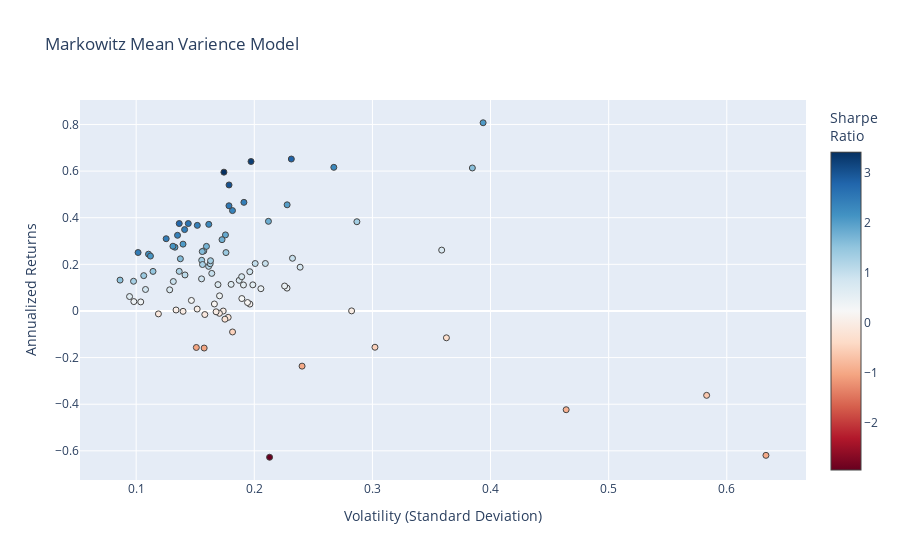

The cell this chart's notebook holds for it:
### Code cell
hover_texts = [
    f"{ticker} <br>Volatility: {vol:.2f} <br>Returns: {ret:.2%} <br>Sharpe Ratio: {sr:.2f}"
    for ticker, vol, ret, sr in zip(names, volatility, annualized_returns, sharpe_ratios)
]

fig = go.Figure(data=go.Scatter(
    x=volatility, 
    y=annualized_returns, 
    mode='markers',
    hoverinfo='text',
    hovertext=hover_texts,
    marker=dict(color=sharpe_ratios, colorscale = 'RdBu', size=6, line=dict(width=1), colorbar=dict(title="Sharpe<br>Ratio")
    )
))

fig.update_layout(
    title='Markowitz Mean Varience Model',
    xaxis_title='Volatility (Standard Deviation)',
    yaxis_title='Annualized Returns',
)

fig.show()

### Figure 1 — Plotly figure (JSON) as saved in the notebook; plotly's stock layout.template omitted (floating-point values rounded to 4 significant figures)
{"data": [{"hoverinfo": "text", "hovertext": ["RDY_Close <br>Volatility: 0.30 <br>Returns: -15.56% <br>Sharpe Ratio: -0.52", "SYY_Close <br>Volatility: 0.16 <br>Returns: 19.12% <br>Sharpe Ratio: 1.19", "RMD_Close <br>Volatility: 0.20 <br>Returns: 20.34% <br>Sharpe Ratio: 1.01", "GE_Close <br>Volatility: 0.21 <br>Returns: -62.75% <br>Sharpe Ratio: -2.95", "XOM_Close <br>Volatility: 0.10 <br>Returns: 3.88% <br>Sharpe Ratio: 0.37", "BAC_Close <br>Volatility: 0.21 <br>Returns: 20.36% <br>Sharpe Ratio: 0.97", "SAP_Close <br>Volatility: 0.14 <br>Returns: 22.38% <br>Sharpe Ratio: 1.63", "F_Close <br>Volatility: 0.17 <br>Returns: 3.00% <br>Sharpe Ratio: 0.18", "ISRG_Close <br>Volatility: 0.19 <br>Returns: 46.59% <br>Sharpe Ratio: 2.44", "ETN_Close <br>Volatility: 0.16 <br>Returns: 13.76% <br>Sharpe Ratio: 0.89", "PG_Close <br>Volatility: 0.10 <br>Returns: 4.02% <br>Sharpe Ratio: 0.41", "EMR_Close <br>Volatility: 0.16 <br>Returns: 20.27% <br>Sharpe Ratio: 1.25", "UA_Close <br>Volatility: 0.46 <br>Returns: -42.37% <br>Sharpe Ratio: -0.91", "K_Close <br>Volatility: 0.18 <br>Returns: -9.01% <br>Sharpe Ratio: -0.50", "PM_Close <br>Volatility: 0.14 <br>Returns: -0.16% <br>Sharpe Ratio: -0.01", "WMT_Close <br>Volatility: 0.18 <br>Returns: 43.06% <br>Sharpe Ratio: 2.37", "TMO_Close <br>Volatility: 0.16 <br>Returns: 21.55% <br>Sharpe Ratio: 1.32", "GIS_Close <br>Volatility: 0.17 <br>Returns: -0.03% <br>Sharpe Ratio: -0.00", "AAPL_Close <br>Volatility: 0.18 <br>Returns: 25.04% <br>Sharpe Ratio: 1.42", "CAT_Close <br>Volatility: 0.20 <br>Returns: 64.11% <br>Sharpe Ratio: 3.25", "INTC_Close <br>Volatility: 0.18 <br>Returns: 32.63% <br>Sharpe Ratio: 1.86", "ABBV_Close <br>Volatility: 0.18 <br>Returns: 54.05% <br>Sharpe Ratio: 3.03", "MA_Close <br>Volatility: 0.14 <br>Returns: 37.50% <br>Sharpe Ratio: 2.60", "GILD_Close <br>Volatility: 0.19 <br>Returns: 5.32% <br>Sharpe Ratio: 0.28", "VZ_Close <br>Volatility: 0.17 <br>Returns: 11.30% <br>Sharpe Ratio: 0.67", "AMD_Close <br>Volatility: 0.58 <br>Returns: -36.20% <br>Sharpe Ratio: -0.62", "AEP_Close <br>Volatility: 0.11 <br>Returns: 15.15% <br>Sharpe Ratio: 1.42", "MSFT_Close <br>Volatility: 0.15 <br>Returns: 36.72% <br>Sharpe Ratio: 2.42", "MO_Close <br>Volatility: 0.18 <br>Returns: -2.75% <br>Sharpe Ratio: -0.15", "SO_Close <br>Volatility: 0.12 <br>Returns: -1.26% <br>Sharpe Ratio: -0.11", "MCD_Close <br>Volatility: 0.14 <br>Returns: 37.50% <br>Sharpe Ratio: 2.75", "V_Close <br>Volatility: 0.13 <br>Returns: 30.98% <br>Sharpe Ratio: 2.47", "UNH_Close <br>Volatility: 0.14 <br>Returns: 34.90% <br>Sharpe Ratio: 2.48", "PFE_Close <br>Volatility: 0.11 <br>Returns: 9.22% <br>Sharpe Ratio: 0.85", "SNAP_Close <br>Volatility: 0.63 <br>Returns: -61.94% <br>Sharpe Ratio: -0.98", "KR_Close <br>Volatility: 0.36 <br>Returns: -11.51% <br>Sharpe Ratio: -0.32", "ORCL_Close <br>Volatility: 0.19 <br>Returns: 13.13% <br>Sharpe Ratio: 0.70", "MDT_Close <br>Volatility: 0.15 <br>Returns: 0.82% <br>Sharpe Ratio: 0.05", "SYK_Close <br>Volatility: 0.16 <br>Returns: 21.73% <br>Sharpe Ratio: 1.40", "ABT_Close <br>Volatility: 0.14 <br>Returns: 28.67% <br>Sharpe Ratio: 2.05", "KO_Close <br>Volatility: 0.09 <br>Returns: 13.24% <br>Sharpe Ratio: 1.53", "VRTX_Close <br>Volatility: 0.38 <br>Returns: 61.33% <br>Sharpe Ratio: 1.59", "TSLA_Close <br>Volatility: 0.36 <br>Returns: 26.10% <br>Sharpe Ratio: 0.73", "PEP_Close <br>Volatility: 0.10 <br>Returns: 12.73% <br>Sharpe Ratio: 1.30", "BIIB_Close <br>Volatility: 0.23 <br>Returns: 9.80% <br>Sharpe Ratio: 0.43", "NKE_Close <br>Volatility: 0.23 <br>Returns: 10.70% <br>Sharpe Ratio: 0.47", "BSX_Close <br>Volatility: 0.17 <br>Returns: -1.01% <br>Sharpe Ratio: -0.06", "BA_Close <br>Volatility: 0.17 <br>Returns: 59.54% <br>Sharpe Ratio: 3.42", "GOOGL_Close <br>Volatility: 0.16 <br>Returns: 25.77% <br>Sharpe Ratio: 1.64", "RTX_Close <br>Volatility: 0.14 <br>Returns: 16.98% <br>Sharpe Ratio: 1.24", "COST_Close <br>Volatility: 0.20 <br>Returns: 11.21% <br>Sharpe Ratio: 0.56", "LMT_Close <br>Volatility: 0.11 <br>Returns: 24.36% <br>Sharpe Ratio: 2.21", "NEE_Close <br>Volatility: 0.11 <br>Returns: 23.55% <br>Sharpe Ratio: 2.10", "TXN_Close <br>Volatility: 0.16 <br>Returns: 37.14% <br>Sharpe Ratio: 2.30", "CRM_Close <br>Volatility: 0.16 <br>Returns: 25.48% <br>Sharpe Ratio: 1.63", "DIS_Close <br>Volatility: 0.16 <br>Returns: -1.54% <br>Sharpe Ratio: -0.10", "HON_Close <br>Volatility: 0.10 <br>Returns: 25.07% <br>Sharpe Ratio: 2.47", "PYPL_Close <br>Volatility: 0.23 <br>Returns: 65.17% <br>Sharpe Ratio: 2.82", "JPM_Close <br>Volatility: 0.16 <br>Returns: 19.92% <br>Sharpe Ratio: 1.28", "NFLX_Close <br>Volatility: 0.29 <br>Returns: 38.28% <br>Sharpe Ratio: 1.33", "CVX_Close <br>Volatility: 0.14 <br>Returns: 15.44% <br>Sharpe Ratio: 1.09", "EXC_Close <br>Volatility: 0.13 <br>Returns: 12.63% <br>Sharpe Ratio: 0.96", "MS_Close <br>Volatility: 0.20 <br>Returns: 16.83% <br>Sharpe Ratio: 0.86", "NVDA_Close <br>Volatility: 0.39 <br>Returns: 80.73% <br>Sharpe Ratio: 2.05", "JNJ_Close <br>Volatility: 0.11 <br>Returns: 16.97% <br>Sharpe Ratio: 1.49", "REGN_Close <br>Volatility: 0.28 <br>Returns: 0.03% <br>Sharpe Ratio: 0.00", "BTI_Close <br>Volatility: 0.19 <br>Returns: 11.15% <br>Sharpe Ratio: 0.58", "AMGN_Close <br>Volatility: 0.17 <br>Returns: -0.36% <br>Sharpe Ratio: -0.02", "META_Close <br>Volatility: 0.17 <br>Returns: 30.58% <br>Sharpe Ratio: 1.77", "GOOG_Close <br>Volatility: 0.16 <br>Returns: 27.71% <br>Sharpe Ratio: 1.74", "EW_Close <br>Volatility: 0.23 <br>Returns: 22.60% <br>Sharpe Ratio: 0.97", "SRE_Close <br>Volatility: 0.13 <br>Returns: 0.42% <br>Sharpe Ratio: 0.03", "LLY_Close <br>Volatility: 0.15 <br>Returns: 4.51% <br>Sharpe Ratio: 0.31", "AMZN_Close <br>Volatility: 0.21 <br>Returns: 38.44% <br>Sharpe Ratio: 1.81", "IBM_Close <br>Volatility: 0.16 <br>Returns: -15.90% <br>Sharpe Ratio: -1.01", "MRK_Close <br>Volatility: 0.15 <br>Returns: -15.66% <br>Sharpe Ratio: -1.04", "BABA_Close <br>Volatility: 0.27 <br>Returns: 61.61% <br>Sharpe Ratio: 2.30", "CMCSA_Close <br>Volatility: 0.21 <br>Returns: 9.55% <br>Sharpe Ratio: 0.46", "DUK_Close <br>Volatility: 0.09 <br>Returns: 6.18% <br>Sharpe Ratio: 0.66", "HD_Close <br>Volatility: 0.14 <br>Returns: 32.45% <br>Sharpe Ratio: 2.40", "ACN_Close <br>Volatility: 0.13 <br>Returns: 27.35% <br>Sharpe Ratio: 2.06", "MMM_Close <br>Volatility: 0.13 <br>Returns: 27.77% <br>Sharpe Ratio: 2.12", "DHR_Close <br>Volatility: 0.13 <br>Returns: 9.07% <br>Sharpe Ratio: 0.71", "CPB_Close <br>Volatility: 0.24 <br>Returns: -23.67% <br>Sharpe Ratio: -0.98", "BMY_Close <br>Volatility: 0.18 <br>Returns: 11.41% <br>Sharpe Ratio: 0.63", "DE_Close <br>Volatility: 0.18 <br>Returns: 45.12% <br>Sharpe Ratio: 2.53", "QCOM_Close <br>Volatility: 0.24 <br>Returns: 18.78% <br>Sharpe Ratio: 0.79", "GS_Close <br>Volatility: 0.20 <br>Returns: 2.94% <br>Sharpe Ratio: 0.15", "GM_Close <br>Volatility: 0.19 <br>Returns: 14.71% <br>Sharpe Ratio: 0.78", "ZBH_Close <br>Volatility: 0.19 <br>Returns: 3.62% <br>Sharpe Ratio: 0.19", "ADBE_Close <br>Volatility: 0.23 <br>Returns: 45.54% <br>Sharpe Ratio: 2.00", "CSCO_Close <br>Volatility: 0.16 <br>Returns: 16.11% <br>Sharpe Ratio: 0.98", "T_Close <br>Volatility: 0.18 <br>Returns: -3.53% <br>Sharpe Ratio: -0.20", "WFC_Close <br>Volatility: 0.17 <br>Returns: 6.48% <br>Sharpe Ratio: 0.38"], "marker": {"color": [-0.515, 1.185, 1.013, -2.947, 0.3735, 0.9725, 1.628, 0.1802, 2.436, 0.8859, 0.4104, 1.246, -0.913, -0.496, -0.01179, 2.372, 1.323, -0.001732, 1.423, 3.25, 1.858, 3.026, 2.602, 0.2808, 0.6676, -0.621, 1.424, 2.419, -0.1544, -0.1059, 2.748, 2.471, 2.475, 0.8542, -0.9782, -0.3175, 0.7015, 0.05411, 1.398, 2.053, 1.533, 1.595, 0.7279, 1.302, 0.4303, 0.4739, -0.05938, 3.416, 1.638, 1.244, 0.5638, 2.206, 2.101, 2.3, 1.634, -0.09731, 2.467, 2.817, 1.276, 1.334, 1.093, 0.9605, 0.8579, 2.051, 1.485, 0.001131, 0.5845, -0.02118, 1.771, 1.737, 0.9728, 0.03112, 0.3075, 1.813, -1.009, -1.038, 2.305, 0.4645, 0.655, 2.404, 2.059, 2.118, 0.7062, -0.9843, 0.6326, 2.527, 0.7863, 0.15, 0.7768, 0.1862, 1.999, 0.9824, -0.2013, 0.3801], "colorbar": {"title": {"text": "Sharpe<br>Ratio"}}, "colorscale": [[0, "rgb(103,0,31)"], [0.1, "rgb(178,24,43)"], [0.2, "rgb(214,96,77)"], [0.3, "rgb(244,165,130)"], [0.4, "rgb(253,219,199)"], [0.5, "rgb(247,247,247)"], [0.6, "rgb(209,229,240)"], [0.7, "rgb(146,197,222)"], [0.8, "rgb(67,147,195)"], [0.9, "rgb(33,102,172)"], [1, "rgb(5,48,97)"]], "line": {"width": 1}, "size": 6}, "mode": "markers", "type": "scatter", "x": [0.3022, 0.1614, 0.2008, 0.213, 0.1039, 0.2094, 0.1374, 0.1662, 0.1912, 0.1554, 0.09803, 0.1627, 0.464, 0.1816, 0.1397, 0.1815, 0.163, 0.1737, 0.176, 0.1972, 0.1756, 0.1786, 0.1441, 0.1895, 0.1693, 0.5829, 0.1064, 0.1518, 0.1779, 0.1188, 0.1365, 0.1254, 0.141, 0.1079, 0.6332, 0.3627, 0.1872, 0.1517, 0.1555, 0.1397, 0.08636, 0.3846, 0.3586, 0.09778, 0.2277, 0.2257, 0.1705, 0.1743, 0.1573, 0.1365, 0.1988, 0.1104, 0.1121, 0.1615, 0.1559, 0.1581, 0.1016, 0.2314, 0.1562, 0.2869, 0.1413, 0.1315, 0.1962, 0.3937, 0.1143, 0.2824, 0.1908, 0.1677, 0.1727, 0.1595, 0.2323, 0.1338, 0.1468, 0.212, 0.1576, 0.1509, 0.2673, 0.2056, 0.09441, 0.135, 0.1328, 0.1311, 0.1284, 0.2404, 0.1804, 0.1786, 0.2388, 0.1963, 0.1893, 0.1943, 0.2278, 0.164, 0.1751, 0.1706], "y": [-0.1556, 0.1912, 0.2034, -0.6275, 0.0388, 0.2036, 0.2238, 0.02996, 0.4659, 0.1376, 0.04023, 0.2027, -0.4237, -0.09007, -0.001648, 0.4306, 0.2155, -0.0003008, 0.2504, 0.6411, 0.3263, 0.5405, 0.375, 0.05321, 0.113, -0.362, 0.1515, 0.3672, -0.02746, -0.01259, 0.375, 0.3098, 0.349, 0.09217, -0.6194, -0.1151, 0.1313, 0.008206, 0.2173, 0.2867, 0.1324, 0.6133, 0.261, 0.1273, 0.09799, 0.107, -0.01012, 0.5954, 0.2577, 0.1698, 0.1121, 0.2436, 0.2355, 0.3714, 0.2548, -0.01539, 0.2507, 0.6517, 0.1992, 0.3828, 0.1544, 0.1263, 0.1683, 0.8073, 0.1697, 0.0003193, 0.1115, -0.003551, 0.3058, 0.2771, 0.226, 0.004162, 0.04513, 0.3844, -0.159, -0.1566, 0.6161, 0.09549, 0.06184, 0.3245, 0.2735, 0.2777, 0.09067, -0.2367, 0.1141, 0.4512, 0.1878, 0.02945, 0.1471, 0.03617, 0.4554, 0.1611, -0.03526, 0.06484]}], "layout": {"title": {"text": "Markowitz Mean Varience Model"}, "xaxis": {"title": {"text": "Volatility (Standard Deviation)"}}, "yaxis": {"title": {"text": "Annualized Returns"}}}}
